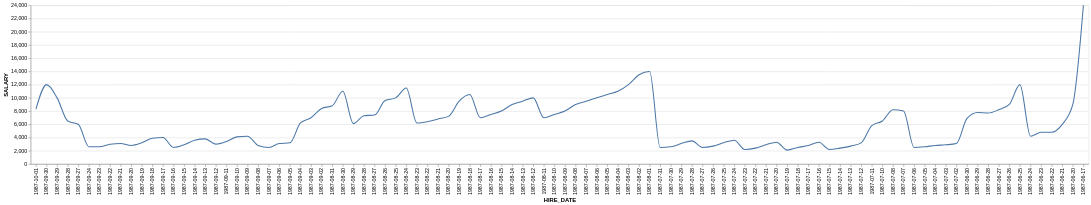

Vega-Lite specification for this chart:
### Vega-Lite specification from a JSON file in a GitHub repository (floating-point values rounded to 4 significant figures)
{"data": {"values": [{"x_data": "1987-06-17", "y_data": 24000}, {"x_data": "1987-06-20", "y_data": 9000}, {"x_data": "1987-06-21", "y_data": 6000}, {"x_data": "1987-06-22", "y_data": 4800}, {"x_data": "1987-06-23", "y_data": 4800}, {"x_data": "1987-06-24", "y_data": 4200}, {"x_data": "1987-06-25", "y_data": 12000}, {"x_data": "1987-06-26", "y_data": 9000}, {"x_data": "1987-06-27", "y_data": 8200}, {"x_data": "1987-06-28", "y_data": 7700}, {"x_data": "1987-06-29", "y_data": 7800}, {"x_data": "1987-06-30", "y_data": 6900}, {"x_data": "1987-07-02", "y_data": 3100}, {"x_data": "1987-07-03", "y_data": 2900}, {"x_data": "1987-07-04", "y_data": 2800}, {"x_data": "1987-07-05", "y_data": 2600}, {"x_data": "1987-07-06", "y_data": 2500}, {"x_data": "1987-07-07", "y_data": 8000}, {"x_data": "1987-07-08", "y_data": 8200}, {"x_data": "1987-07-10", "y_data": 6500}, {"x_data": "1987-07-11", "y_data": 5800}, {"x_data": "1987-07-12", "y_data": 3200}, {"x_data": "1987-07-13", "y_data": 2700}, {"x_data": "1987-07-14", "y_data": 2400}, {"x_data": "1987-07-15", "y_data": 2200}, {"x_data": "1987-07-16", "y_data": 3300}, {"x_data": "1987-07-17", "y_data": 2800}, {"x_data": "1987-07-18", "y_data": 2500}, {"x_data": "1987-07-19", "y_data": 2100}, {"x_data": "1987-07-20", "y_data": 3300}, {"x_data": "1987-07-21", "y_data": 2900}, {"x_data": "1987-07-22", "y_data": 2400}, {"x_data": "1987-07-23", "y_data": 2200}, {"x_data": "1987-07-24", "y_data": 3600}, {"x_data": "1987-07-25", "y_data": 3200}, {"x_data": "1987-07-26", "y_data": 2700}, {"x_data": "1987-07-27", "y_data": 2500}, {"x_data": "1987-07-28", "y_data": 3500}, {"x_data": "1987-07-29", "y_data": 3100}, {"x_data": "1987-07-30", "y_data": 2600}, {"x_data": "1987-07-31", "y_data": 2500}, {"x_data": "1987-08-01", "y_data": 14000}, {"x_data": "1987-08-02", "y_data": 13500}, {"x_data": "1987-08-03", "y_data": 12000}, {"x_data": "1987-08-04", "y_data": 11000}, {"x_data": "1987-08-05", "y_data": 10500}, {"x_data": "1987-08-06", "y_data": 10000}, {"x_data": "1987-08-07", "y_data": 9500}, {"x_data": "1987-08-08", "y_data": 9000}, {"x_data": "1987-08-09", "y_data": 8000}, {"x_data": "1987-08-10", "y_data": 7500}, {"x_data": "1987-08-11", "y_data": 7000}, {"x_data": "1987-08-12", "y_data": 10000}, {"x_data": "1987-08-13", "y_data": 9500}, {"x_data": "1987-08-14", "y_data": 9000}, {"x_data": "1987-08-15", "y_data": 8000}, {"x_data": "1987-08-16", "y_data": 7500}, {"x_data": "1987-08-17", "y_data": 7000}, {"x_data": "1987-08-18", "y_data": 10500}, {"x_data": "1987-08-19", "y_data": 9500}, {"x_data": "1987-08-20", "y_data": 7200}, {"x_data": "1987-08-21", "y_data": 6800}, {"x_data": "1987-08-22", "y_data": 6400}, {"x_data": "1987-08-23", "y_data": 6200}, {"x_data": "1987-08-24", "y_data": 11500}, {"x_data": "1987-08-25", "y_data": 10000}, {"x_data": "1987-08-26", "y_data": 9600}, {"x_data": "1987-08-27", "y_data": 7400}, {"x_data": "1987-08-28", "y_data": 7300}, {"x_data": "1987-08-29", "y_data": 6100}, {"x_data": "1987-08-30", "y_data": 11000}, {"x_data": "1987-08-31", "y_data": 8800}, {"x_data": "1987-09-02", "y_data": 8400}, {"x_data": "1987-09-03", "y_data": 7000}, {"x_data": "1987-09-04", "y_data": 6200}, {"x_data": "1987-09-05", "y_data": 3200}, {"x_data": "1987-09-06", "y_data": 3100}, {"x_data": "1987-09-07", "y_data": 2500}, {"x_data": "1987-09-08", "y_data": 2800}, {"x_data": "1987-09-09", "y_data": 4200}, {"x_data": "1987-09-10", "y_data": 4100}, {"x_data": "1987-09-11", "y_data": 3400}, {"x_data": "1987-09-12", "y_data": 3000}, {"x_data": "1987-09-13", "y_data": 3800}, {"x_data": "1987-09-14", "y_data": 3600}, {"x_data": "1987-09-15", "y_data": 2900}, {"x_data": "1987-09-16", "y_data": 2500}, {"x_data": "1987-09-17", "y_data": 4000}, {"x_data": "1987-09-18", "y_data": 3900}, {"x_data": "1987-09-19", "y_data": 3200}, {"x_data": "1987-09-20", "y_data": 2800}, {"x_data": "1987-09-21", "y_data": 3100}, {"x_data": "1987-09-22", "y_data": 3000}, {"x_data": "1987-09-23", "y_data": 2600}, {"x_data": "1987-09-24", "y_data": 2600}, {"x_data": "1987-09-27", "y_data": 6000}, {"x_data": "1987-09-28", "y_data": 6500}, {"x_data": "1987-09-29", "y_data": 10000}, {"x_data": "1987-09-30", "y_data": 12000}, {"x_data": "1987-10-01", "y_data": 8300}]}, "mark": {"type": "line", "interpolate": "monotone"}, "encoding": {"x": {"field": "x_data", "type": "nominal", "title": "HIRE_DATE", "sort": "descending"}, "y": {"field": "y_data", "type": "quantitative", "title": "SALARY"}}}
